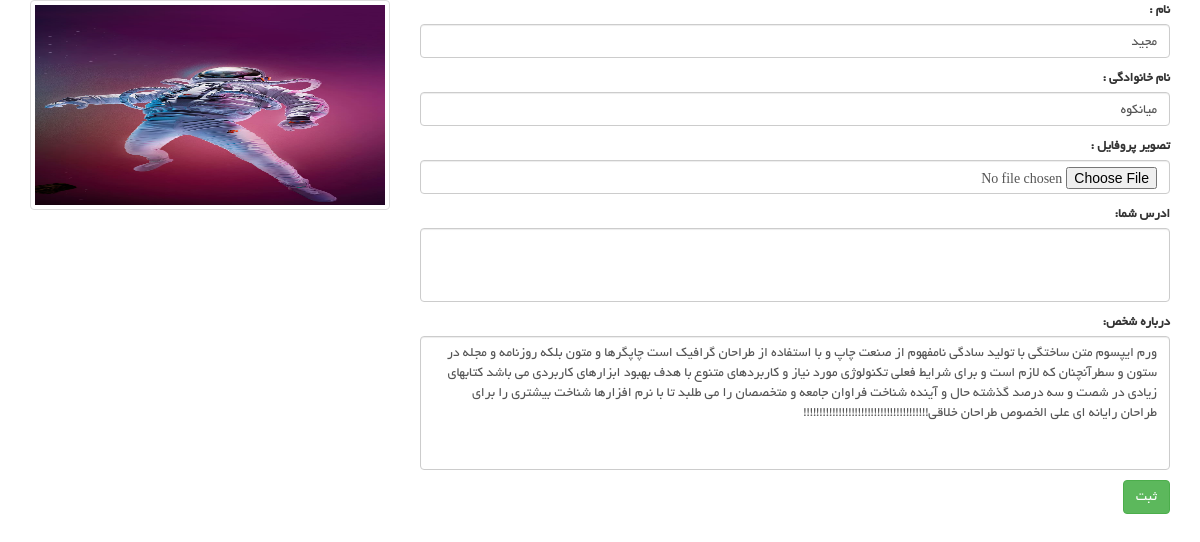
Page /user/edit-profile (signed in) on the earlier database version.
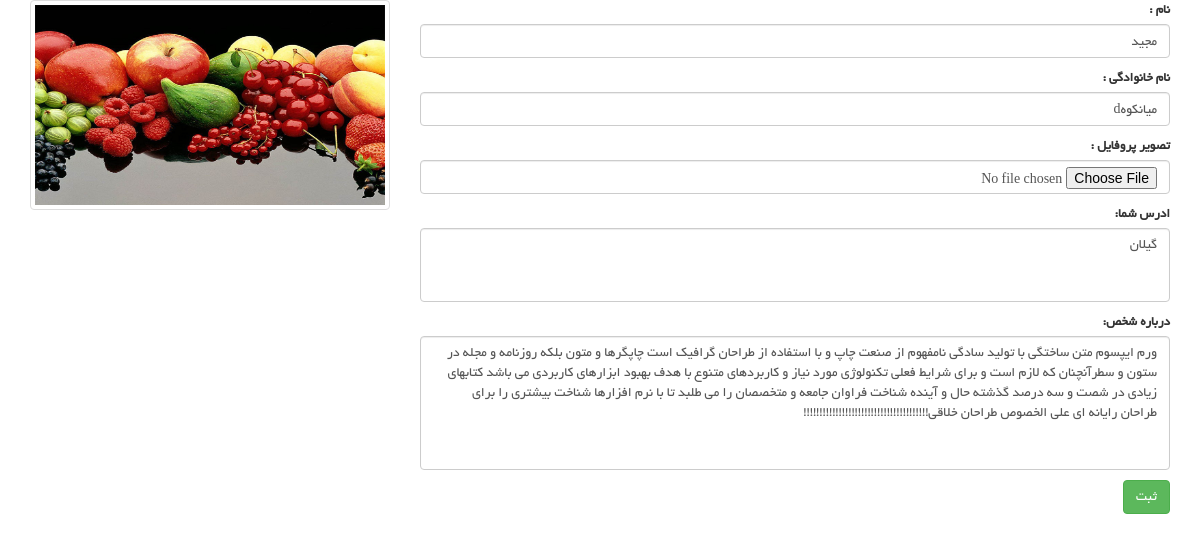
Same page on the later database version.
### account_module/models.py (models this page shows, shortened)
class User(AbstractUser):
    avatar = models.ImageField(upload_to='images/profile', verbose_name='تصویر اواتار', null=True, blank=True)
    email_active_code = models.CharField(max_length=150, verbose_name='کد فعال سازی ایمیل')
    about_user = models.TextField(null=True, blank=True, verbose_name='درباره شخص')
    address = models.TextField(null=True, blank=True, verbose_name='ادرس')
    class Meta:
        verbose_name = 'کاربر'
        verbose_name_plural = 'کاربران'

### user_panel_module/views.py (the view, shortened to what this page needs)
# urls.py: path('edit-profile', views.EditUserProfilePage.as_view(), name='edit_profile_page')
class EditUserProfilePage(View):
    def get(self, request: HttpRequest):
        current_user = User.objects.filter(id=request.user.id).first()
        edit_form = EditProfileModelForm(instance=current_user)
        context = {
            'form': edit_form,
            'current_user': current_user,
        }
        return render(request, 'user_panel_module/edit_panel_profile_page.html', context)

### user_panel_module/forms.py
class EditProfileModelForm(forms.ModelForm):
    class Meta:
        model = User
        fields = ['first_name', 'last_name', 'avatar', 'address', 'about_user']
        widgets = {
            'first_name': forms.TextInput(attrs={
                'class': 'form-control'
                }),
            'last_name': forms.TextInput(attrs={
                'class': 'form-control'
                }),
            'avatar': forms.FileInput(attrs={
                'class': 'form-control'
                }),
            'address': forms.Textarea(attrs={
                'class': 'form-control',
                'rows': '3',
                }),
            'about_user': forms.Textarea(attrs={
                'class': 'form-control',
                'rows': '6',
                })
        }
        labels = {
            'first_name': 'نام ',
            'last_name': ' نام خانوادگی  ',
            'avatar': ' تصویر پروفایل ',
            'address': 'ادرس شما',
            'about_user': ' درباره شخص'
        }

### user_panel_module/templates/user_panel_module/edit_panel_profile_page.html (shortened to what this page needs)
{% extends 'shared/_layout.html' %}
{% load render_partial %}
{% block content %}
<div class="container">
    <div class="row">
        <div class="col-md-4">
            {% if current_user.avatar %}
                <a href="#" class='thumbnail'>
                <img id='use-image' src="{{current_user.avatar.url}}">
                </a>
            {% else %}
                <img id='use-image' src="/static/images/blog/blog-one.jpg">
            {% endif %}
        </div>
        <div class="col-md-8">
            <form enctype="multipart/form-data" action="{% url 'edit_profile_page' %}" method="post">
                {{form.as_p}}
                <button type='submit' class='btn btn-success' > ثبت </button>
            </form>
        </div>
    </div>
</div>
{% endblock  %}

Differences in the rows shown:
changed User "مجید": avatar: a different picture; last_name "میانکوه" → "میانکوهd"; address (not shown) → "گیلان"
